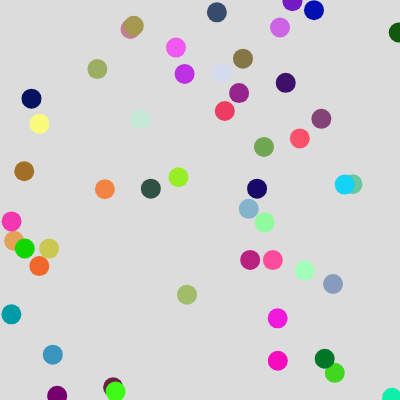
Frame 1 (no input)
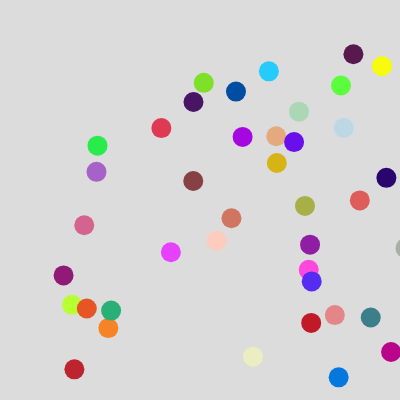
Frame 60 (no input)
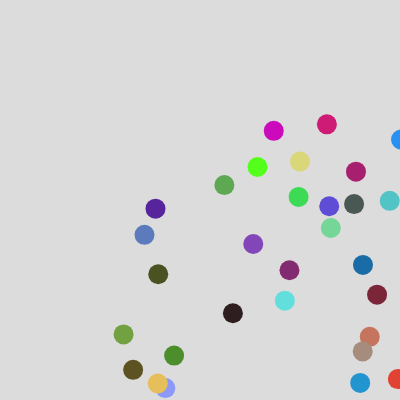
Frame 120 (the mouse pressed at the canvas centre since frame 60)

The p5.js sketch that drew these frames (run headless with seeded random() and noise() and a simulated clock; from frame 60 on, the mouse is pressed at the canvas centre):

// p5.js sketch
// ── sketch.js
let walkers = [];

class Walker{
  constructor(posisiX, posisiY){
    this.x = posisiX;
    this.y = posisiY;
  }
  
  visual(){
    noStroke();
    let c = color(random(255), random(255), random(255));
    fill(c);
    ellipse(this.x, this.y, 20, 20);
  }

  jalan(){
    var stepX = int(random(3));
    var stepY = int(random(3));
    
    this.x = this.x + stepX;
    this.y = this.y + stepY;
  }
}

function setup() {
  createCanvas(400, 400);
  
  for (let i=0; i<50;i++){
    walkers[i] = new Walker(random(400), random(400))
  }
}

function draw() {
  background(220);
  for (let i=0; i<50;i++){
    walkers[i].visual();
    walkers[i].jalan();
  }
}
